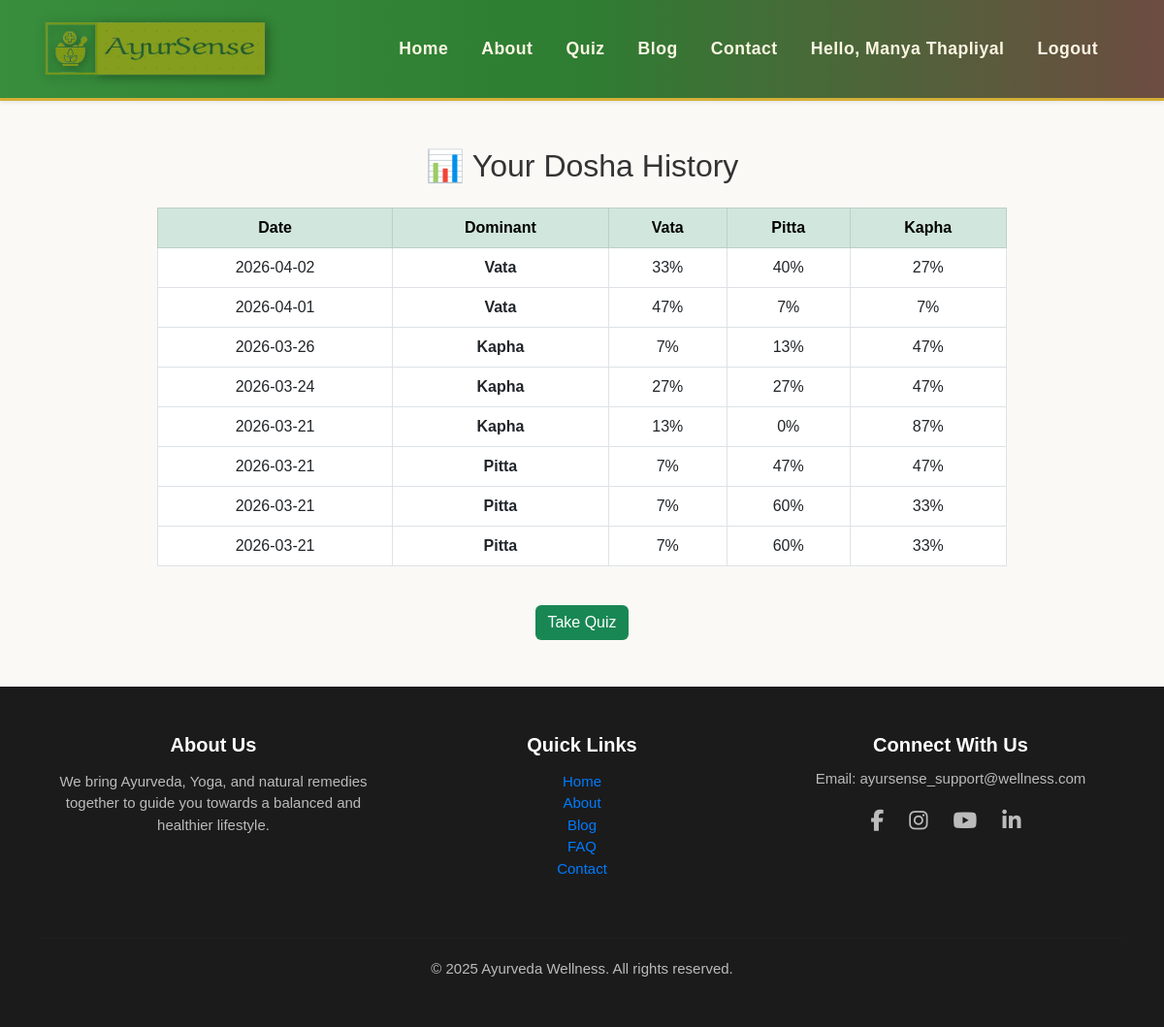
The app's page /history (signed in), older data.
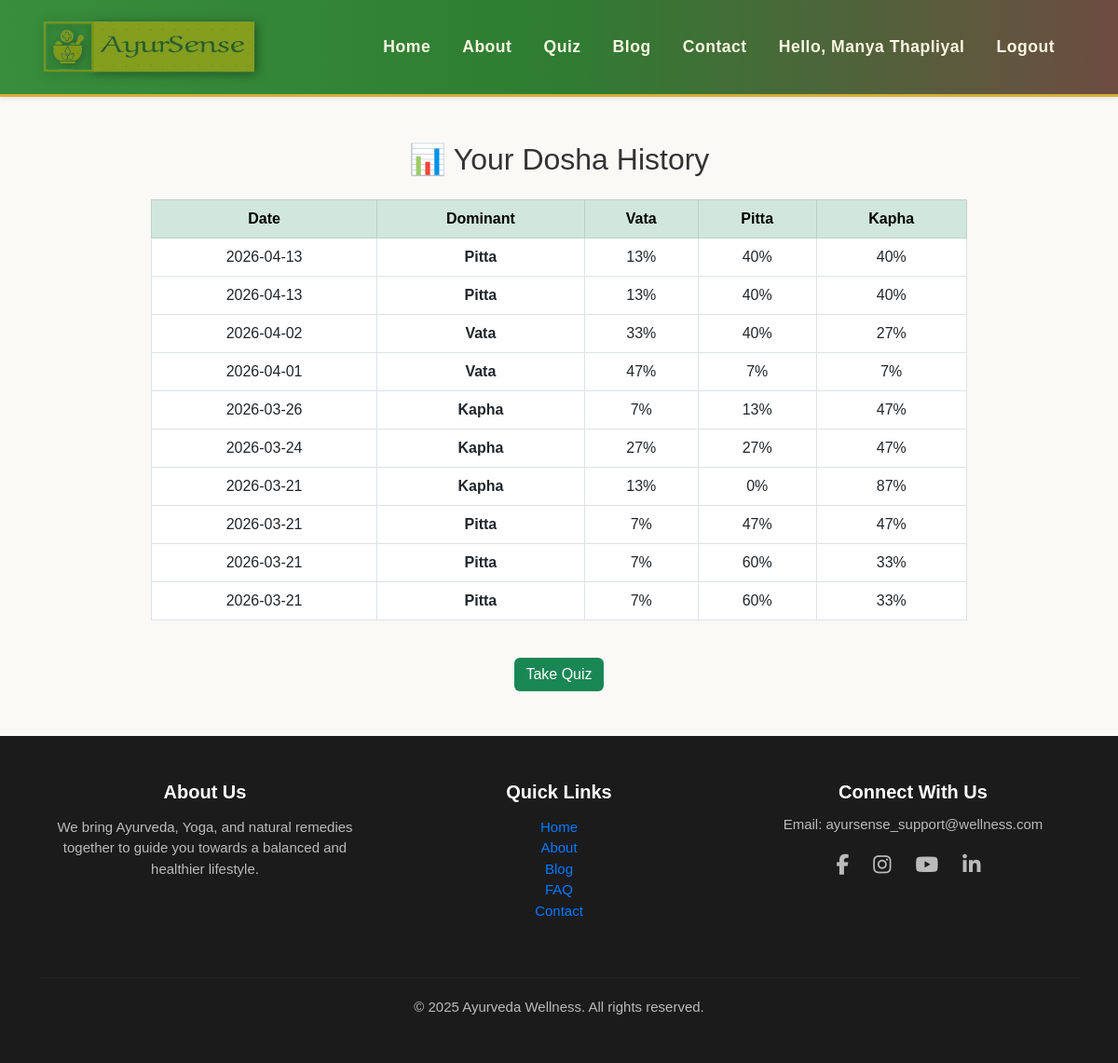
The same page, newer data.
### tables this page shows
CREATE TABLE users (
        id INTEGER PRIMARY KEY AUTOINCREMENT,
        name TEXT,
        email TEXT UNIQUE,
        password TEXT
    );

CREATE TABLE history (
    id INTEGER PRIMARY KEY AUTOINCREMENT,
    user_id INTEGER,
    vata INTEGER,
    pitta INTEGER,
    kapha INTEGER,
    dominant TEXT,
    date TEXT
);

### app.py (the view)
@app.route("/history")
def history():
    if 'user' not in session:
        return render_template("please_login.html"), 401
    user_id = get_user_id(session['user'])
    conn = sqlite3.connect(DB_NAME)
    cursor = conn.cursor()
    cursor.execute("""
    SELECT vata, pitta, kapha, dominant, date
    FROM history
    WHERE user_id = ?
    ORDER BY date DESC
    """, (user_id,))
    data = cursor.fetchall()
    conn.close()
    return render_template("history.html", data=data)

### app.py (called while the page is built, shortened)
def get_user_id(username):
    conn = sqlite3.connect(DB_NAME)
    cursor = conn.cursor()
    cursor.execute("SELECT id FROM users WHERE name = ?", (username,))
    row = cursor.fetchone()
    conn.close()
    return row[0] if row else None

@app.before_request
def load_user_from_token():
    g.user = session.get('user')
    if g.user:
        return

### templates/history.html
{% extends "base.html" %}
{% block content %}
<div class="container py-5" style="max-width:900px;">
  <h2 class="text-center mb-4">📊 Your Dosha History</h2>
  {% if data %}
  <div class="table-responsive">
    <table class="table table-bordered text-center align-middle">
      <thead class="table-success">
        <tr>
          <th>Date</th>
          <th>Dominant</th>
          <th>Vata</th>
          <th>Pitta</th>
          <th>Kapha</th>
        </tr>
      </thead>
      <tbody>
        {% for row in data %}
        <tr>
          <td>{{ row[4][:10] }}</td>
          <td><b>{{ row[3] }}</b></td>
          <td>{{ row[0] }}%</td>
          <td>{{ row[1] }}%</td>
          <td>{{ row[2] }}%</td>
        </tr>
        {% endfor %}
      </tbody>
    </table>
  </div>
  {% else %}
    <p class="text-center text-muted">No history yet. Take quiz first.</p>
  {% endif %}
  <div class="text-center mt-4">
    <a href="{{ url_for('quiz') }}" class="btn btn-success">Take Quiz</a>
  </div>
</div>
{% endblock %}

### templates/base.html (shortened to what this page needs)
<!DOCTYPE html>
<html lang="en">
<head>
  <link href="https://cdn.jsdelivr.net/npm/bootstrap@5.3.0/dist/css/bootstrap.min.css" rel="stylesheet"/>
  <link rel="stylesheet" href="{{ url_for('static', filename='css/style.css') }}"/>
  <link rel="stylesheet" href="{{ url_for('static', filename='css/style1.css') }}"/>
  <link rel="stylesheet" href="{{ url_for('static', filename='css/result.css') }}"/>
  <link rel="stylesheet" href="https://cdnjs.cloudflare.com/ajax/libs/font-awesome/6.6.0/css/all.min.css"/>
</head>
<body class="d-flex flex-column min-vh-100">
  <nav class="navbar navbar-expand-lg navbar-light bg-white shadow-sm">
    <div class="container">
      <a class="navbar-brand" href="{{ url_for('index') }}">
        <img src="{{ url_for('static', filename='images/logo.png') }}" alt="AyurSense Logo"/>
      </a>
      <div class="collapse navbar-collapse" id="navbarNav">
        <ul class="navbar-nav ms-auto">
          <li class="nav-item"><a class="nav-link" href="{{ url_for('index') }}">Home</a></li>
          <li class="nav-item"><a class="nav-link" href="{{ url_for('about') }}">About</a></li>
          <li class="nav-item"><a class="nav-link" href="{{ url_for('quiz') }}">Quiz</a></li>
          <li class="nav-item"><a class="nav-link" href="{{ url_for('blog') }}">Blog</a></li>
          <li class="nav-item"><a class="nav-link" href="{{ url_for('contact') }}">Contact</a></li>
          {% if session.get('user') %}
            <li class="nav-item"><span class="nav-link text-success">Hello, {{ session.get('user') }}</span></li>
            <li class="nav-item"><a class="nav-link" href="{{ url_for('logout') }}">Logout</a></li>
          {% else %}
            <li class="nav-item"><a class="nav-link" href="{{ url_for('login') }}">Login</a></li>
            <li class="nav-item"><a class="nav-link" href="{{ url_for('register') }}">Register</a></li>
          {% endif %}
        </ul>
      </div>
    </div>
  </nav>
<div id="flash-stack" class="toast-container position-fixed top-0 end-0 p-3" style="z-index:1080; margin-top:70px;">
</div>
  <main class="flex-fill">
    {% block content %}{% endblock %}
  </main>
  <footer class="site-footer py-5 mt-auto">
    <div class="container">
      <div class="row">
        <div class="col-md-4 mb-4">
          <h5>About Us</h5>
          <p>We bring Ayurveda, Yoga, and natural remedies together to guide you towards a balanced and healthier lifestyle.</p>
        </div>
        <div class="col-md-4 mb-4">
          <h5>Quick Links</h5>
          <ul class="footer-links list-unstyled">
            <li><a href="{{ url_for('index') }}">Home</a></li>
            <li><a href="{{ url_for('about') }}">About</a></li>
            <li><a href="{{ url_for('blog') }}">Blog</a></li>
            <li><a href="#">FAQ</a></li>
            <li><a href="{{ url_for('contact') }}">Contact</a></li>
          </ul>
        </div>
        <div class="col-md-4 mb-4">
          <h5>Connect With Us</h5>
          <p>Email: ayursense_support@wellness.com</p>
          <div class="social-icons d-flex gap-3">
            <a href="#"><i class="fab fa-facebook-f"></i></a>
            <a href="#"><i class="fab fa-instagram"></i></a>
            <a href="#"><i class="fab fa-youtube"></i></a>
            <a href="#"><i class="fab fa-linkedin-in"></i></a>
          </div>
        </div>
      </div>
      <hr />
      <div class="text-center">
        <p class="mb-0">&copy; 2025 Ayurveda Wellness. All rights reserved.</p>
      </div>
    </div>
  </footer>
</body>
</html>

### static/css/style.css (style rules this page uses)
body { font-family: 'Poppins', sans-serif; background-color: #FAF9F6; color: #333; }
.navbar { background: linear-gradient(90deg, #388e3c, #2e7d32, #6d4c41); border-bottom: 3px solid #d4af37; box-shadow: 0 4px 12px rgba(0,0,0,0.2); padding: 0.8rem 1.5rem; margin-bottom: 0 !important; }
.navbar-brand img { height: 65px; filter: drop-shadow(2px 2px 6px rgba(0,0,0,0.4)); }
.navbar .nav-link { color: #fdf6e3 !important; font-weight: 600; font-size: 1.1rem; margin-right: 18px; letter-spacing: 0.5px; transition: all 0.3s ease; }
footer { background: #E6F4EA; text-align: center; padding: 15px; font-size: 0.9rem; color: #33691E; margin-top: 40px; }
.site-footer { background: #1b1b1b; color: #ddd; font-size: 15px; }
.site-footer h5 { color: #fff; font-weight: 600; margin-bottom: 15px; }
.site-footer p { color: #bbb; }
.footer-links a { color: #007bff; text-decoration: none; transition: color 0.3s ease; }
.social-icons a { font-size: 20px; margin-right: 10px; transition: color 0.3s; color: #555; }
.site-footer hr { border-top: 1px solid #333; margin: 20px 0; }
.site-footer .col-md-4.mb-4:last-child { text-align: center; }
.site-footer .col-md-4.mb-4:last-child h5 { margin-bottom: 12px; }
.site-footer .social-icons { display: flex; justify-content: center; align-items: center; gap: 15px; margin-top: 10px; }
.site-footer .social-icons a { color: #bbb; font-size: 22px; transition: all 0.3s ease; }

### static/css/style1.css (style rules this page uses)
.btn-success { background-color: #198754; border: none; transition: all 0.3s ease; }

### static/css/result.css (style rules this page uses)
:root { --leaf: #1f8a5b; --leaf2: #2fbf71; --ring: #e2efe7; --soft: #f6fbf8; --muted: #6c7a73; }

Row changes from the older to the newer data that the page shows:
added history: date "2026-04-13", dominant "Pitta", vata "13", pitta "40", kapha "40"
added history: date "2026-04-13", dominant "Pitta", vata "13", pitta "40", kapha "40"
